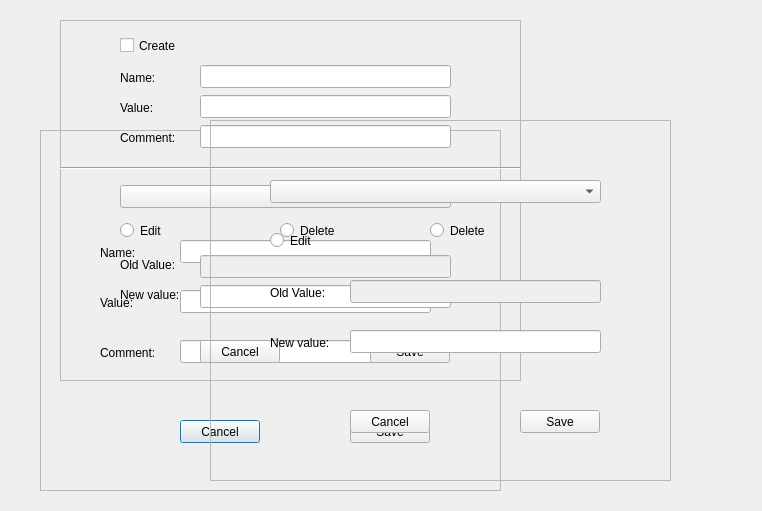
<?xml version="1.0" encoding="UTF-8"?>
<ui version="4.0">
 <class>Config</class>
 <widget class="QDialog" name="Config">
  <property name="geometry">
   <rect>
    <x>0</x>
    <y>0</y>
    <width>762</width>
    <height>511</height>
   </rect>
  </property>
  <property name="windowTitle">
   <string>Dialog</string>
  </property>
  <widget class="QFrame" name="addconfig_frame">
   <property name="geometry">
    <rect>
     <x>40</x>
     <y>130</y>
     <width>461</width>
     <height>361</height>
    </rect>
   </property>
   <property name="frameShape">
    <enum>QFrame::StyledPanel</enum>
   </property>
   <property name="frameShadow">
    <enum>QFrame::Raised</enum>
   </property>
   <widget class="QLabel" name="configsettings_create_name_label">
    <property name="geometry">
     <rect>
      <x>60</x>
      <y>115</y>
      <width>57</width>
      <height>15</height>
     </rect>
    </property>
    <property name="text">
     <string>Name:</string>
    </property>
   </widget>
   <widget class="QLabel" name="configsettings_value_name_label">
    <property name="geometry">
     <rect>
      <x>60</x>
      <y>165</y>
      <width>57</width>
      <height>15</height>
     </rect>
    </property>
    <property name="text">
     <string>Value:</string>
    </property>
   </widget>
   <widget class="QLabel" name="configsettings_comment_name_label">
    <property name="geometry">
     <rect>
      <x>60</x>
      <y>215</y>
      <width>71</width>
      <height>16</height>
     </rect>
    </property>
    <property name="text">
     <string>Comment:</string>
    </property>
   </widget>
   <widget class="QLineEdit" name="configsettings_name_line">
    <property name="geometry">
     <rect>
      <x>140</x>
      <y>110</y>
      <width>251</width>
      <height>23</height>
     </rect>
    </property>
   </widget>
   <widget class="QLineEdit" name="configsettings_value_line">
    <property name="geometry">
     <rect>
      <x>140</x>
      <y>160</y>
      <width>251</width>
      <height>23</height>
     </rect>
    </property>
   </widget>
   <widget class="QLineEdit" name="configsettings_comment_line">
    <property name="geometry">
     <rect>
      <x>140</x>
      <y>210</y>
      <width>251</width>
      <height>23</height>
     </rect>
    </property>
   </widget>
   <widget class="QPushButton" name="configsettings_createcancel_button">
    <property name="geometry">
     <rect>
      <x>140</x>
      <y>290</y>
      <width>80</width>
      <height>23</height>
     </rect>
    </property>
    <property name="text">
     <string>Cancel</string>
    </property>
   </widget>
   <widget class="QPushButton" name="configsettings_createsave_button">
    <property name="geometry">
     <rect>
      <x>310</x>
      <y>290</y>
      <width>80</width>
      <height>23</height>
     </rect>
    </property>
    <property name="text">
     <string>Save</string>
    </property>
   </widget>
  </widget>
  <widget class="QFrame" name="modifyconfig_frame_2">
   <property name="geometry">
    <rect>
     <x>60</x>
     <y>20</y>
     <width>461</width>
     <height>361</height>
    </rect>
   </property>
   <property name="frameShape">
    <enum>QFrame::StyledPanel</enum>
   </property>
   <property name="frameShadow">
    <enum>QFrame::Raised</enum>
   </property>
   <widget class="QCheckBox" name="configsettings_create_checkBox">
    <property name="geometry">
     <rect>
      <x>60</x>
      <y>15</y>
      <width>85</width>
      <height>21</height>
     </rect>
    </property>
    <property name="text">
     <string>Create </string>
    </property>
   </widget>
   <widget class="QLabel" name="configsettings_create_name_label_2">
    <property name="geometry">
     <rect>
      <x>60</x>
      <y>50</y>
      <width>57</width>
      <height>15</height>
     </rect>
    </property>
    <property name="text">
     <string>Name:</string>
    </property>
   </widget>
   <widget class="QLabel" name="configsettings_value_name_label_2">
    <property name="geometry">
     <rect>
      <x>60</x>
      <y>80</y>
      <width>57</width>
      <height>15</height>
     </rect>
    </property>
    <property name="text">
     <string>Value:</string>
    </property>
   </widget>
   <widget class="QLabel" name="configsettings_comment_name_label_2">
    <property name="geometry">
     <rect>
      <x>60</x>
      <y>110</y>
      <width>71</width>
      <height>16</height>
     </rect>
    </property>
    <property name="text">
     <string>Comment:</string>
    </property>
   </widget>
   <widget class="QLineEdit" name="configsettings_name_line_2">
    <property name="geometry">
     <rect>
      <x>140</x>
      <y>45</y>
      <width>251</width>
      <height>23</height>
     </rect>
    </property>
   </widget>
   <widget class="QLineEdit" name="configsettings_value_line_2">
    <property name="geometry">
     <rect>
      <x>140</x>
      <y>75</y>
      <width>251</width>
      <height>23</height>
     </rect>
    </property>
   </widget>
   <widget class="QLineEdit" name="configsettings_comment_line_2">
    <property name="geometry">
     <rect>
      <x>140</x>
      <y>105</y>
      <width>251</width>
      <height>23</height>
     </rect>
    </property>
   </widget>
   <widget class="QComboBox" name="configsettings_comboBox">
    <property name="geometry">
     <rect>
      <x>60</x>
      <y>165</y>
      <width>331</width>
      <height>23</height>
     </rect>
    </property>
   </widget>
   <widget class="QLabel" name="configsettings_oldvalue_label">
    <property name="geometry">
     <rect>
      <x>60</x>
      <y>237</y>
      <width>81</width>
      <height>16</height>
     </rect>
    </property>
    <property name="text">
     <string>Old Value:</string>
    </property>
   </widget>
   <widget class="QLabel" name="configsettings_newvalue_label">
    <property name="geometry">
     <rect>
      <x>60</x>
      <y>267</y>
      <width>81</width>
      <height>16</height>
     </rect>
    </property>
    <property name="text">
     <string>New value:</string>
    </property>
   </widget>
   <widget class="QLineEdit" name="configsettings_oldvalue_line">
    <property name="enabled">
     <bool>false</bool>
    </property>
    <property name="geometry">
     <rect>
      <x>140</x>
      <y>235</y>
      <width>251</width>
      <height>23</height>
     </rect>
    </property>
   </widget>
   <widget class="QLineEdit" name="configsettings_newvalue_line">
    <property name="geometry">
     <rect>
      <x>140</x>
      <y>265</y>
      <width>251</width>
      <height>23</height>
     </rect>
    </property>
   </widget>
   <widget class="QPushButton" name="configsettings_cancel_button">
    <property name="geometry">
     <rect>
      <x>140</x>
      <y>320</y>
      <width>80</width>
      <height>23</height>
     </rect>
    </property>
    <property name="text">
     <string>Cancel</string>
    </property>
   </widget>
   <widget class="Line" name="confisettings_separatingline">
    <property name="geometry">
     <rect>
      <x>0</x>
      <y>140</y>
      <width>461</width>
      <height>16</height>
     </rect>
    </property>
    <property name="orientation">
     <enum>Qt::Horizontal</enum>
    </property>
   </widget>
   <widget class="QPushButton" name="configsettings_save_button">
    <property name="geometry">
     <rect>
      <x>310</x>
      <y>320</y>
      <width>80</width>
      <height>23</height>
     </rect>
    </property>
    <property name="text">
     <string>Save</string>
    </property>
   </widget>
   <widget class="QRadioButton" name="configsettings_edit_radiobutton">
    <property name="geometry">
     <rect>
      <x>60</x>
      <y>200</y>
      <width>100</width>
      <height>21</height>
     </rect>
    </property>
    <property name="text">
     <string>Edit</string>
    </property>
   </widget>
   <widget class="QRadioButton" name="configsettings_delete_radiobutton">
    <property name="geometry">
     <rect>
      <x>220</x>
      <y>200</y>
      <width>100</width>
      <height>21</height>
     </rect>
    </property>
    <property name="text">
     <string>Delete</string>
    </property>
   </widget>
   <zorder>configsettings_create_checkBox</zorder>
   <zorder>configsettings_create_name_label_2</zorder>
   <zorder>configsettings_value_name_label_2</zorder>
   <zorder>configsettings_comment_name_label_2</zorder>
   <zorder>configsettings_name_line_2</zorder>
   <zorder>configsettings_value_line_2</zorder>
   <zorder>configsettings_comment_line_2</zorder>
   <zorder>configsettings_comboBox</zorder>
   <zorder>configsettings_oldvalue_label</zorder>
   <zorder>configsettings_newvalue_label</zorder>
   <zorder>configsettings_oldvalue_line</zorder>
   <zorder>configsettings_newvalue_line</zorder>
   <zorder>configsettings_cancel_button</zorder>
   <zorder>confisettings_separatingline</zorder>
   <zorder>configsettings_save_button</zorder>
   <zorder>configsettings_edit_radiobutton</zorder>
   <zorder>configsettings_delete_radiobutton</zorder>
   <zorder>modifyconfig_frame_3</zorder>
  </widget>
  <widget class="QFrame" name="modifyconfig_frame_3">
   <property name="geometry">
    <rect>
     <x>210</x>
     <y>120</y>
     <width>461</width>
     <height>361</height>
    </rect>
   </property>
   <property name="frameShape">
    <enum>QFrame::StyledPanel</enum>
   </property>
   <property name="frameShadow">
    <enum>QFrame::Raised</enum>
   </property>
   <widget class="QComboBox" name="configsettings_comboBox_4">
    <property name="geometry">
     <rect>
      <x>60</x>
      <y>60</y>
      <width>331</width>
      <height>23</height>
     </rect>
    </property>
   </widget>
   <widget class="QLabel" name="configsettings_oldvalue_label_4">
    <property name="geometry">
     <rect>
      <x>60</x>
      <y>165</y>
      <width>81</width>
      <height>16</height>
     </rect>
    </property>
    <property name="text">
     <string>Old Value:</string>
    </property>
   </widget>
   <widget class="QLabel" name="configsettings_newvalue_label_4">
    <property name="geometry">
     <rect>
      <x>60</x>
      <y>215</y>
      <width>81</width>
      <height>16</height>
     </rect>
    </property>
    <property name="text">
     <string>New value:</string>
    </property>
   </widget>
   <widget class="QLineEdit" name="configsettings_oldvalue_line_4">
    <property name="enabled">
     <bool>false</bool>
    </property>
    <property name="geometry">
     <rect>
      <x>140</x>
      <y>160</y>
      <width>251</width>
      <height>23</height>
     </rect>
    </property>
   </widget>
   <widget class="QLineEdit" name="configsettings_newvalue_line_4">
    <property name="geometry">
     <rect>
      <x>140</x>
      <y>210</y>
      <width>251</width>
      <height>23</height>
     </rect>
    </property>
   </widget>
   <widget class="QPushButton" name="configsettings_cancel_button_4">
    <property name="geometry">
     <rect>
      <x>140</x>
      <y>290</y>
      <width>80</width>
      <height>23</height>
     </rect>
    </property>
    <property name="text">
     <string>Cancel</string>
    </property>
   </widget>
   <widget class="QPushButton" name="configsettings_save_button_4">
    <property name="geometry">
     <rect>
      <x>310</x>
      <y>290</y>
      <width>80</width>
      <height>23</height>
     </rect>
    </property>
    <property name="text">
     <string>Save</string>
    </property>
   </widget>
   <widget class="QRadioButton" name="configsettings_edit_radiobutton_4">
    <property name="geometry">
     <rect>
      <x>60</x>
      <y>110</y>
      <width>100</width>
      <height>21</height>
     </rect>
    </property>
    <property name="text">
     <string>Edit</string>
    </property>
   </widget>
   <widget class="QRadioButton" name="configsettings_delete_radiobutton_4">
    <property name="geometry">
     <rect>
      <x>220</x>
      <y>100</y>
      <width>100</width>
      <height>21</height>
     </rect>
    </property>
    <property name="text">
     <string>Delete</string>
    </property>
   </widget>
  </widget>
 </widget>
 <resources/>
 <connections/>
</ui>
